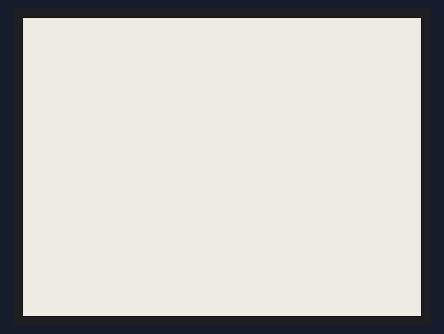
Bench run of a sketch on a simulated Arduino Mega 2560, built for the host (arithmetic inside an expression is 32-bit, double 64-bit). Parts: 400×300 one-colour display. Random numbers use the default seed unless the sketch sets one.

Above: at 7.0 s.
At 10.6 s:
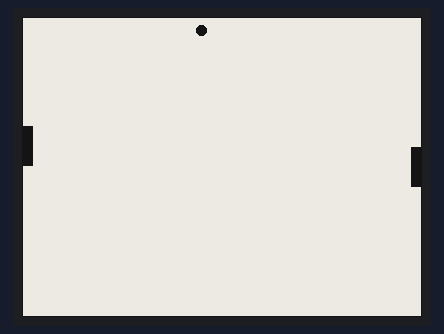
At 14.2 s:
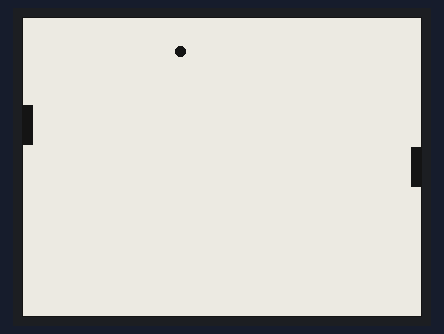
At 22.6 s:
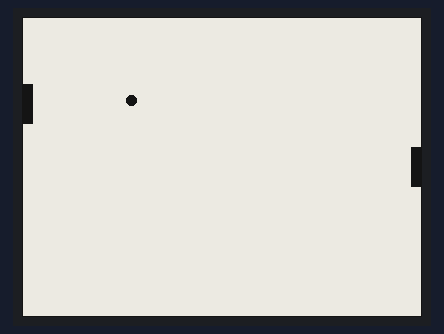
At 29.8 s:
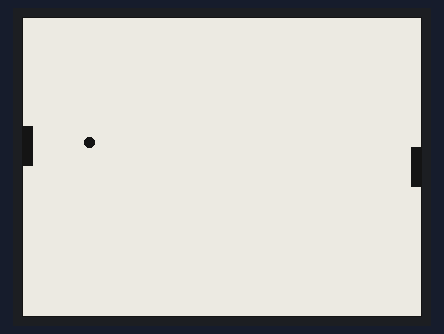
At 38.2 s:
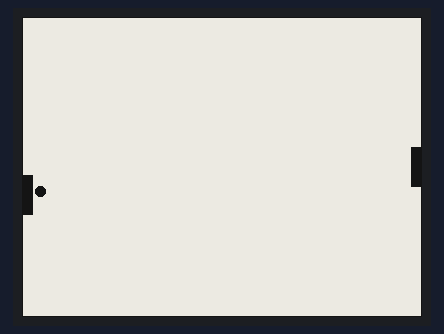

The sketch:

pong_game.ino
```cpp
/* Pong game example for LaskaKit ESPink-4.2"
 * Email:podpora@laskakit.cz
 * Web:laskakit.cz
 */

#include <Arduino.h>
#include <GxEPD2_BW.h>
#include <Fonts/TomThumb.h>
#include "PongGame.h"

//#define ESPink42_V2     //for version v2.4 and earlier
#define ESPink42_V3     //for version v3.0 and above

#ifdef ESPink42_V2
  //MOSI/SDI    23
  //CLK/SCK     18
  //SS/CS       5
  #define DC    17
  #define RST   16
  #define BUSY  4
  #define POWER 2
  #define SDA   21
  #define SCL   22
  #define BAT   34
  #define DISPLAY_LED 26      // Display backlight pin
#else ESPink42_V3
  //MOSI/SDI    11
  //CLK/SCK     12
  //SS/CS       10
  #define DC    48
  #define RST   45
  #define BUSY  38
  #define POWER 47
  #define SDA   42
  #define SCL   2
  #define BAT   9
  #define DISPLAY_LED 1      // Display backlight pin
#endif

// E-paper display
GxEPD2_BW<GxEPD2_420_GDEY042T81, GxEPD2_420_GDEY042T81::HEIGHT> display(GxEPD2_420_GDEY042T81(SS, DC, RST, BUSY)); //GDEY042T81 (GDEY042T81-FT02), 400x300, SSD1683 (no inking)

void Display_init()
{
  char text[30];
  display.init();
  display.setRotation(0);
  display.fillScreen(GxEPD_WHITE);
  display.display(false);                                            // Necessary to properly clear display after reset button (V2.2)
  display.setPartialWindow(0, 0, display.width(), display.height()); // Set display window for fast update
  display.display(true);
  PongGame_init(display);
  display.display(true);
}

void setup() {
  // turn on power to display
  pinMode(POWER, OUTPUT);
  digitalWrite(POWER, HIGH);   // turn the Display on (HIGH is the voltage level)
  delay(500);
  Display_init();
}

void loop() {
  PongGame(display);
  display.display(true);
}
```

PongGame.cpp
```cpp
#include <GxEPD2_BW.h>

#define PADDLE_HEIGHT 40
#define PADDLE_WIDTH 10
#define BALL_RADIUS 5
#define BALL_SPEED 7
#define PADDLE_SPEED 7

static int16_t ball_x = 0, ball_y = 0;
static int8_t ball_dir_x = 1, ball_dir_y = 1;
static uint16_t player1_x = 0, player2_x = 0;

void PongGame_init(GxEPD2_BW<GxEPD2_420_GDEY042T81, GxEPD2_420_GDEY042T81::HEIGHT> &existing_display)
{
	player1_x = existing_display.width() - PADDLE_WIDTH - 1;
	player2_x = 1;
	existing_display.fillScreen(GxEPD_WHITE);
	existing_display.drawRect(0, 0, existing_display.width(), existing_display.height(), GxEPD_BLACK);

	ball_x = existing_display.width() / 2;
	ball_y = random((5 + BALL_RADIUS), (existing_display.height() - BALL_RADIUS - 5));
	if (random(0, 1))
	{
		ball_dir_x = BALL_SPEED;
	}
	else
	{
		ball_dir_x = -BALL_SPEED;
	}

	if (random(0, 1))
	{
		ball_dir_y = BALL_SPEED;
	}
	else
	{
		ball_dir_y = -BALL_SPEED;
	}
}

void PongGame(GxEPD2_BW<GxEPD2_420_GDEY042T81, GxEPD2_420_GDEY042T81::HEIGHT> &existing_display)
{
	static int16_t player2_y = (existing_display.height() / 2 - PADDLE_HEIGHT / 2);
	static int16_t player1_y = (existing_display.height() / 2 - PADDLE_HEIGHT / 2);
	int16_t new_x, new_y;

	new_x = ball_x + ball_dir_x;
	new_y = ball_y + ball_dir_y;

	// Check if we hit the horizontal walls.
	if (new_y <= (BALL_RADIUS))
	{
		ball_dir_y = -ball_dir_y;
		new_y = BALL_RADIUS + 1;
	}
	else if (new_y >= (existing_display.height() - (BALL_RADIUS)) - 1)
	{
		ball_dir_y = -ball_dir_y;
		new_y = existing_display.height() - BALL_RADIUS - 2;
	}

	// Check if we hit the  player 2 paddle
	if ((new_x <= (PADDLE_WIDTH + BALL_RADIUS)) && (new_y >= player2_y) && (new_y <= player2_y + PADDLE_HEIGHT))
	{
		ball_dir_x = -ball_dir_x;
		new_x = PADDLE_WIDTH + BALL_RADIUS + 1;
	}

	// Check if we hit the  player 1 paddle
	if ((new_x >= (existing_display.width() - PADDLE_WIDTH - BALL_RADIUS)) && (new_y >= player1_y) && (new_y <= player1_y + PADDLE_HEIGHT))
	{
		ball_dir_x = -ball_dir_x;
		new_x = existing_display.width() - PADDLE_WIDTH - BALL_RADIUS - 1;
	}

	// Draw ball
	existing_display.fillCircle(ball_x, ball_y, BALL_RADIUS, GxEPD_WHITE);
	existing_display.fillCircle(new_x, new_y, BALL_RADIUS, GxEPD_BLACK);
	ball_x = new_x;
	ball_y = new_y;

	// Player 2 paddle
	existing_display.fillRect(player2_x, player2_y, PADDLE_WIDTH, PADDLE_HEIGHT, GxEPD_WHITE);
	if ((ball_x < (existing_display.width() / 2)) && (ball_dir_x < 0))
	{
		if (ball_y > player2_y + PADDLE_HEIGHT / 2)
		{
			player2_y += PADDLE_SPEED;
		}
		else if (ball_y < player2_y + PADDLE_HEIGHT / 2)
		{
			player2_y -= PADDLE_SPEED;
		}
	}

	// Limit paddle 2 position
	if (player2_y < 2)
	{
		player2_y = 1;
	}

	if ((player2_y + PADDLE_HEIGHT - 1) > existing_display.height())
	{
		player2_y = existing_display.height() - PADDLE_HEIGHT - 1;
	}
	existing_display.fillRect(player2_x, player2_y, PADDLE_WIDTH, PADDLE_HEIGHT, GxEPD_BLACK);

	// Player 1 paddle
	existing_display.fillRect(player1_x, player1_y, PADDLE_WIDTH, PADDLE_HEIGHT, GxEPD_WHITE);
	if ((ball_x > (existing_display.width() / 2)) && (ball_dir_x > 0))
	{
		if (ball_y > player1_y + PADDLE_HEIGHT / 2)
		{
			player1_y += PADDLE_SPEED;
		}
		else if (ball_y < player1_y + PADDLE_HEIGHT / 2)
		{
			player1_y -= PADDLE_SPEED;
		}
	}

	// Limit paddle 1 position
	if (player1_y < 2)
	{
		player1_y = 1;
	}

	if ((player1_y + PADDLE_HEIGHT - 1) > existing_display.height())
	{
		player1_y = existing_display.height() - PADDLE_HEIGHT - 1;
	}
	existing_display.fillRect(player1_x, player1_y, PADDLE_WIDTH, PADDLE_HEIGHT, GxEPD_BLACK);
}
```

PongGame.h
```cpp
#ifndef PONGGAME_H
#define PONGGAME_H

#include <Arduino.h>

void PongGame_init(GxEPD2_BW<GxEPD2_420_GDEY042T81, GxEPD2_420_GDEY042T81::HEIGHT> &existing_display);
void PongGame(GxEPD2_BW<GxEPD2_420_GDEY042T81, GxEPD2_420_GDEY042T81::HEIGHT> &existing_display);

#endif
```

Measured:
- what the display in image 0 shows lasts 1.2 s, from 7.0 s to 8.2 s
